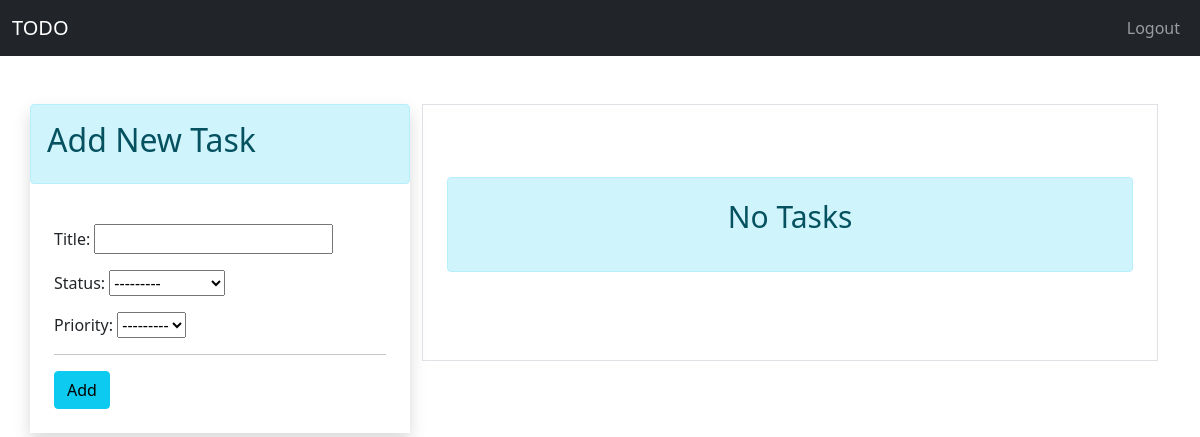
/ (signed in), run on an earlier commit of the app's database.
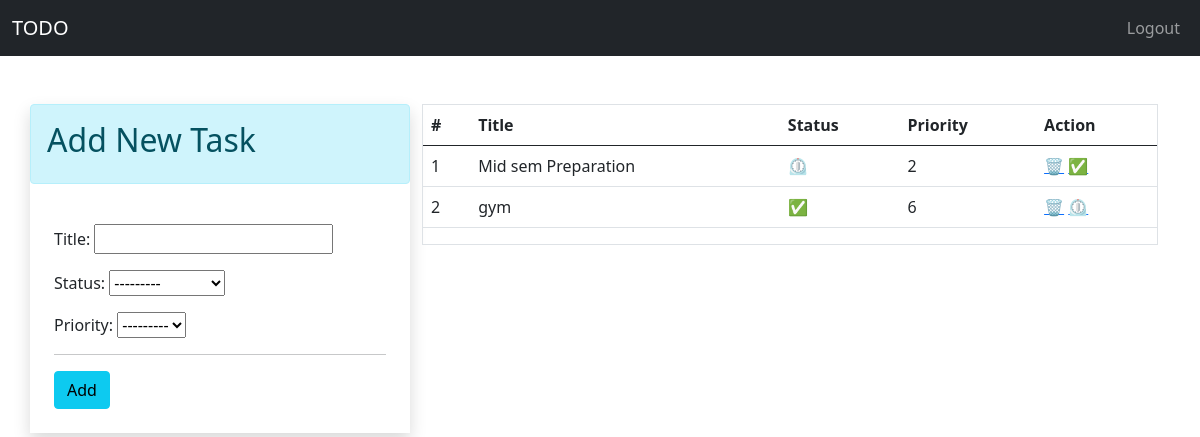
And on a later commit of the database.
### app/models.py (models this page shows)
class TODO(models.Model):
    status_choices = [
        ('C', 'COMPLETED'),
        ('P', 'PENDING'),
    ]
    priority_choices = [
        ('1', "1️⃣"),
        ('2', "2️⃣"),
        ('3', "3️⃣"),
        ('4', "4️⃣"),
        ('5', "5️⃣"),
        ('6', "6️⃣"),
        ('7', "7️⃣"),
        ('8', "8️⃣"),
        ('9', "9️⃣"),
        ('10',"🔟"),
    ]
    title = models.CharField(max_length=50)
    status = models.CharField(max_length=2, choices=status_choices)
    user = models.ForeignKey(User, on_delete=models.CASCADE)
    date = models.DateTimeField(auto_now_add=True)
    priority = models.CharField(max_length=2, choices=priority_choices)

### app/views.py (the view)
# urls.py: path('', views.home, name='home'),
@login_required(login_url='login')
def home(request):
    if request.user.is_authenticated:
        user = request.user
        form = TODOForm()
        tasks = TODO.objects.filter(user=user).order_by('priority')
        return render(request, 'app/index.html', context={'form':form, 'tasks': tasks})

### app/forms.py
class TODOForm(ModelForm):
    class Meta:
        model = TODO
        fields = ['title', 'status', 'priority']

### templates/app/index.html (shortened to what this page needs)
{% extends 'app/base.html' %}
{% block content %}
<div>
    <div class="container pt-4">
        <div class="row p-0 mt-4">
            <div class="col-lg-4 mx-auto shadow p-0">
                <div class="alert alert-info">
                    <h2>Add New Task</h2>
                </div>
                <div class="p-4">
                    <form action="/add-task/" method="POST">
                        {{form.as_p}}
                        <hr>
                        <input type="submit" value="Add" class="btn btn-info">
                    </form>
                </div>
            </div>
            <div class="col">
                <div class="border">
                    {% if tasks|length == 0 %}
                    <div class="p-4">
                        <br>
                        <br>
                        <div class="alert alert-info text-center">
                            <p class="" style="font-size: 30px;">No Tasks</p>
                        </div>
                        <br>
                        <br>
                    </div>
                    {% else %}
                    <div>
                        <table class="table">
                            <thead>
                                <tr>
                                    <th>#</th>
                                    <th>Title</th>
                                    <th>Status</th>
                                    <th>Priority</th>
                                    <th>Action</th>
                                </tr>
                            </thead>
                            <tbody>
                                {% for task in tasks %}
                                <tr>
                                    <td>{{forloop.counter}}</td>
                                    <td>{{task.title}}</td>
                                    <td>
                                        {% if task.status == 'P' %}
                                        ⏲️
                                        {% else %}
                                        ✅
                                        {% endif %}
                                    </td>
                                    <td>{{task.priority}}</td>
                                    <td>
                                        <a href="delete-task/{{task.id}}" title="Delete" class="">🗑️</a>
                                        {% if task.status == 'P' %}
                                        <a href="change-status/{{task.id}}/C" title="Mark Completed" class="">✅</a>
                                        {% else %}
                                        <a href="change-status/{{task.id}}/P" title="Mark Pending" class="">⏲️</a>
                                        {% endif %}
                                    </td>
                                </tr>
                                {% endfor %}
                            </tbody>
                        </table>
                    </div>
                    {% endif %}
                </div>
            </div>
        </div>
    </div>
</div>
{% endblock %}

### templates/app/base.html (shortened to what this page needs)
<!doctype html>
<html lang="en">
<head>
    <link href="https://cdn.jsdelivr.net/npm/bootstrap@5.0.0-beta2/dist/css/bootstrap.min.css" rel="stylesheet"
>
</head>
<body>
    <nav class="navbar navbar-expand-lg navbar navbar-dark bg-dark">
        <div class="container-fluid">
            <a class="navbar-brand" href="/">TODO</a>
            <div class="collapse navbar-collapse" id="navbarNav">
                <ul class="navbar-nav ms-auto">
                    {% if request.user.is_authenticated %}
                    <li class="nav-item">
                        <a class="nav-link" href="/logout">Logout</a>
                    </li>
                    {% endif %}
                </ul>
            </div>
        </div>
    </nav>
    <div>
        {% block content %}
        {% endblock %}
    </div>
</body>
</html>

What changed in the data, as far as the page shows it:
added TODO: title "Mid sem Preparation", priority "2"
added TODO: title "gym", priority "6"
Also different on the page:
text no longer shown: "No Tasks"
text now shown: "# Title Status Priority Action"
